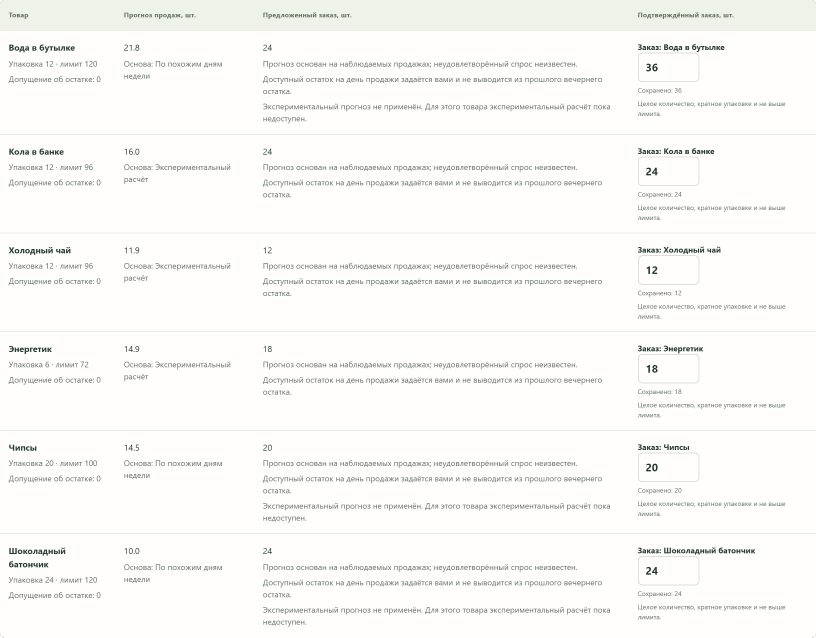
#> input picture presentation/screenshots/cgz-six-confirmed.png, 2448 x 1912 px (shown at 1/3 size)
$ python compose_screenshot.py
#> lines starting #> are read from the running program, lines starting #| are printed output that depends on the picture
"""Crop repeated guidance from a real screenshot; preserve its text pixels."""
from pathlib import Path
from PIL import Image

root = Path(__file__).resolve().parent
source = Image.open(root / "screenshots/cgz-six-confirmed.png").convert("RGB")
#> source is the input picture: PIL image 2448x1912 RGB; mean R, G, B 249.3, 249, 244.5
assert source.size == (2448, 1912)
columns = [(0, 340), (350, 790), (790, 875), (1940, 2070)]
starts = [92, 404, 700, 996, 1292, 1602]
card_width = sum(b - a for a, b in columns)
card_height = 170
gap = 38
out = Image.new("RGB", (2 * card_width + gap, 3 * card_height), (255, 254, 250))
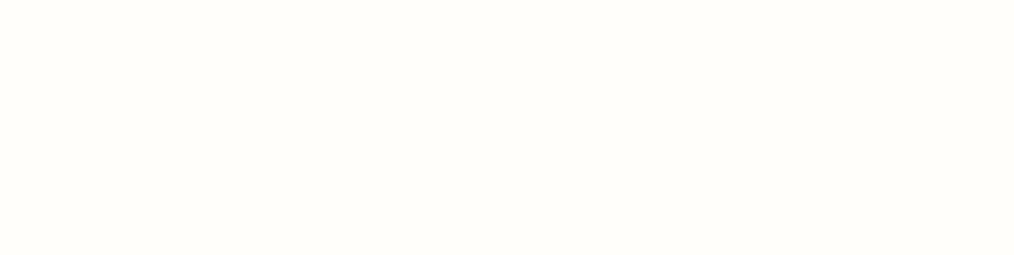
#> out: PIL image 2028x510 RGB (shown at 1/2 size); mean R, G, B 255, 254, 250

def copy_band(top, height, output_left, output_top):
    x = output_left
    for index, (left, right) in enumerate(columns):
        if index == 2:
            out.paste(source.crop((left, top + 22, right, top + 75)), (x, output_top + 22))
        elif index == 3:
            out.paste(source.crop((left, top + 68, right, top + 145)), (x, output_top + 38))
        else:
            out.paste(source.crop((left, top, right, top + height)), (x, output_top))
        x += right - left

for index, top in enumerate(starts):
    left = 0 if index < 3 else card_width + gap
    y = (index % 3) * card_height
    copy_band(top, card_height, left, y)
out.save(root / "screenshots/cgz-six-compact.png")
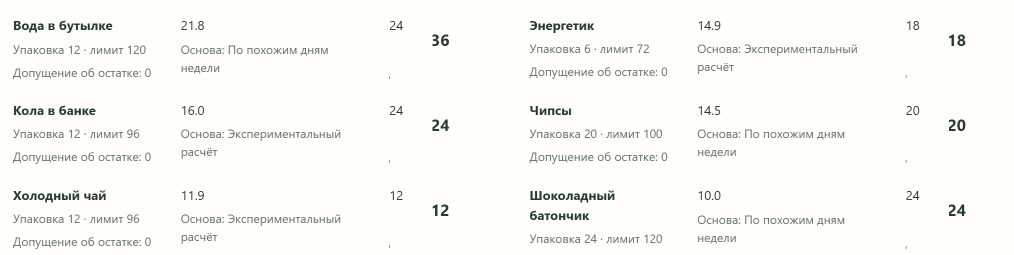
#> saved as cgz-six-compact.png: PIL image 2028x510 RGB (shown at 1/2 size); mean R, G, B 249, 248.6, 244.4
